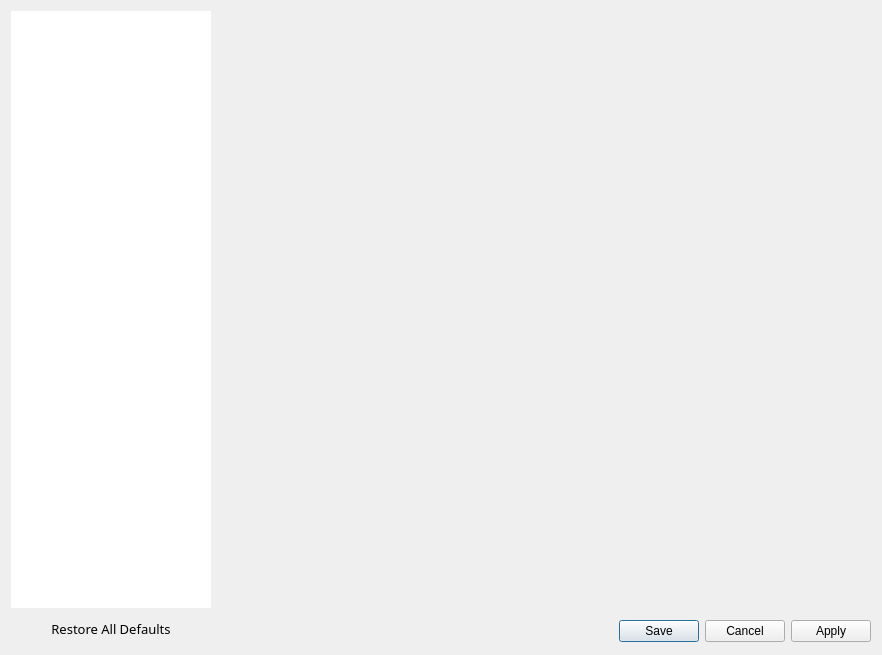
<?xml version="1.0" encoding="UTF-8"?>
<ui version="4.0">
 <class>SettingsDialog</class>
 <widget class="QDialog" name="SettingsDialog">
  <property name="windowModality">
   <enum>Qt::ApplicationModal</enum>
  </property>
  <property name="geometry">
   <rect>
    <x>0</x>
    <y>0</y>
    <width>882</width>
    <height>655</height>
   </rect>
  </property>
  <property name="windowTitle">
   <string>Dialog</string>
  </property>
  <layout class="QVBoxLayout" name="verticalLayout">
   <item>
    <widget class="QFrame" name="frame">
     <layout class="QHBoxLayout" name="horizontalLayout">
      <property name="spacing">
       <number>6</number>
      </property>
      <property name="leftMargin">
       <number>0</number>
      </property>
      <property name="topMargin">
       <number>0</number>
      </property>
      <property name="rightMargin">
       <number>0</number>
      </property>
      <property name="bottomMargin">
       <number>0</number>
      </property>
      <item>
       <widget class="QFrame" name="categoryFrame">
        <property name="sizePolicy">
         <sizepolicy hsizetype="Maximum" vsizetype="MinimumExpanding">
          <horstretch>0</horstretch>
          <verstretch>0</verstretch>
         </sizepolicy>
        </property>
        <layout class="QVBoxLayout" name="verticalLayout_3">
         <property name="leftMargin">
          <number>0</number>
         </property>
         <property name="topMargin">
          <number>0</number>
         </property>
         <property name="rightMargin">
          <number>0</number>
         </property>
         <property name="bottomMargin">
          <number>0</number>
         </property>
         <item>
          <widget class="QListWidget" name="categoryList">
           <property name="maximumSize">
            <size>
             <width>200</width>
             <height>16777215</height>
            </size>
           </property>
           <property name="font">
            <font>
             <family>Segoe UI Light</family>
             <pointsize>14</pointsize>
            </font>
           </property>
           <property name="frameShape">
            <enum>QFrame::NoFrame</enum>
           </property>
           <property name="frameShadow">
            <enum>QFrame::Plain</enum>
           </property>
           <property name="uniformItemSizes">
            <bool>true</bool>
           </property>
          </widget>
         </item>
         <item>
          <widget class="QPushButton" name="restoreAllDefaults">
           <property name="font">
            <font>
             <family>Segoe UI Light</family>
             <pointsize>10</pointsize>
            </font>
           </property>
           <property name="styleSheet">
            <string notr="true">#restoreAllDefaults { background: transparent; border: 1px solid transparent; padding: 5px; }

#restoreAllDefaults:hover:pressed { background: rgba(255, 255, 255, 255); }
#restoreAllDefaults:hover:!pressed { background: rgba(0, 153, 255, 255); }</string>
           </property>
           <property name="text">
            <string>Restore All Defaults</string>
           </property>
           <property name="flat">
            <bool>false</bool>
           </property>
          </widget>
         </item>
        </layout>
       </widget>
      </item>
      <item>
       <widget class="QFrame" name="contentFrame">
        <property name="sizePolicy">
         <sizepolicy hsizetype="Expanding" vsizetype="Expanding">
          <horstretch>0</horstretch>
          <verstretch>0</verstretch>
         </sizepolicy>
        </property>
        <layout class="QVBoxLayout" name="verticalLayout_2">
         <property name="leftMargin">
          <number>6</number>
         </property>
         <property name="topMargin">
          <number>6</number>
         </property>
         <property name="rightMargin">
          <number>0</number>
         </property>
         <property name="bottomMargin">
          <number>0</number>
         </property>
         <item>
          <widget class="QStackedWidget" name="content">
           <property name="currentIndex">
            <number>-1</number>
           </property>
          </widget>
         </item>
         <item>
          <widget class="QDialogButtonBox" name="submit">
           <property name="standardButtons">
            <set>QDialogButtonBox::Apply|QDialogButtonBox::Cancel|QDialogButtonBox::Save</set>
           </property>
          </widget>
         </item>
         <item>
          <layout class="QVBoxLayout" name="statusBarLayout">
           <property name="spacing">
            <number>0</number>
           </property>
           <property name="leftMargin">
            <number>1</number>
           </property>
           <property name="topMargin">
            <number>1</number>
           </property>
           <property name="rightMargin">
            <number>1</number>
           </property>
           <property name="bottomMargin">
            <number>1</number>
           </property>
          </layout>
         </item>
        </layout>
       </widget>
      </item>
     </layout>
    </widget>
   </item>
  </layout>
 </widget>
 <resources/>
 <connections/>
</ui>
